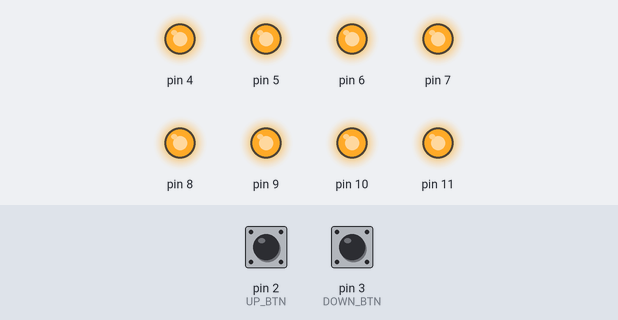
This sketch was run on a simulated Arduino Uno, built with avr-gcc and run on an emulated ATmega328P. Shown: output pins drawn as LEDs (lit = HIGH). The inputs (shaded band) are chosen by the test bench; at power-on: pin 2 (UP_BTN) HIGH, pin 3 (DOWN_BTN) HIGH.

Above: at 0.05 s.
At 2.75 s:
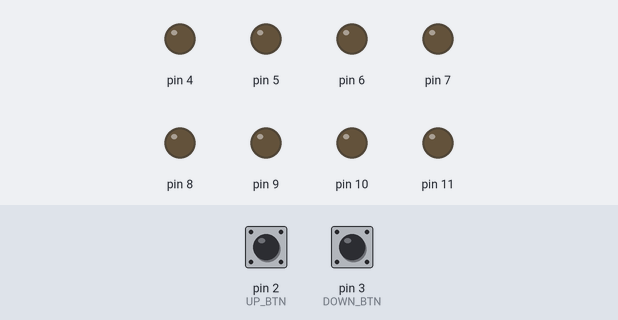
Timing chart, 0 to 3.0 s (numbered marks = the images above):
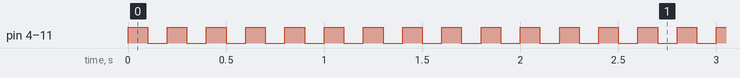

The sketch:

8ch_rlyb.ino
```cpp
int RELAY1 = 4;
int RELAY2 = 5;
int RELAY3 = 6;
int RELAY4 = 7;
int RELAY5 = 8;
int RELAY6 = 9;
int RELAY7 = 10;
int RELAY8 = 11;

int UP_BTN = 2;
int DOWN_BTN = 3;

int DELAY = 100;

void setup() {
  pinMode(UP_BTN, INPUT_PULLUP);
  pinMode(DOWN_BTN, INPUT_PULLUP);
  attachInterrupt(digitalPinToInterrupt(UP_BTN), UP, CHANGE);
  attachInterrupt(digitalPinToInterrupt(DOWN_BTN), DOWN, CHANGE);

  for (int i = 4; i < 12; i++) {
    pinMode(i, OUTPUT);
  }

}

void loop() {
  for (int i = 4; i < 12; i++) {
    digitalWrite(i, HIGH);
  }
  delay(DELAY);
  for (int i = 4; i < 12; i++) {
    digitalWrite(i, LOW);
  }
  delay(DELAY);
}

void UP() {
  if (DELAY < 5000) {
    DELAY++;
  }
}

void DOWN() {
  if (DELAY > 100) {
    DELAY--;
  }
}
```

Measured:
- by itself, pin 4–11: alternates HIGH for 0.10 s and LOW for 0.10 s
